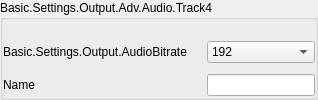
                                   <widget class="QGroupBox" name="groupBox_4">
                                    <property name="sizePolicy">
                                     <sizepolicy hsizetype="Preferred" vsizetype="Maximum">
                                      <horstretch>0</horstretch>
                                      <verstretch>0</verstretch>
                                     </sizepolicy>
                                    </property>
                                    <property name="title">
                                     <string>Basic.Settings.Output.Adv.Audio.Track4</string>
                                    </property>
                                    <property name="useFor" stdset="0">
                                     <string notr="true">GroupBoxLevel2</string>
                                    </property>
                                    <property name="uistep" stdset="0">
                                     <string notr="true">Track 4</string>
                                    </property>
                                    <layout class="QFormLayout" name="formLayout_13">
                                     <property name="fieldGrowthPolicy">
                                      <enum>QFormLayout::AllNonFixedFieldsGrow</enum>
                                     </property>
                                     <property name="labelAlignment">
                                      <set>Qt::AlignLeading|Qt::AlignLeft|Qt::AlignVCenter</set>
                                     </property>
                                     <property name="horizontalSpacing">
                                      <number>20</number>
                                     </property>
                                     <property name="verticalSpacing">
                                      <number>10</number>
                                     </property>
                                     <property name="leftMargin">
                                      <number>0</number>
                                     </property>
                                     <property name="topMargin">
                                      <number>20</number>
                                     </property>
                                     <property name="rightMargin">
                                      <number>0</number>
                                     </property>
                                     <property name="bottomMargin">
                                      <number>0</number>
                                     </property>
                                     <item row="0" column="0">
                                      <widget class="QLabel" name="label_53">
                                       <property name="sizePolicy">
                                        <sizepolicy hsizetype="Preferred" vsizetype="Expanding">
                                         <horstretch>0</horstretch>
                                         <verstretch>0</verstretch>
                                        </sizepolicy>
                                       </property>
                                       <property name="text">
                                        <string>Basic.Settings.Output.AudioBitrate</string>
                                       </property>
                                       <property name="alignment">
                                        <set>Qt::AlignLeading|Qt::AlignLeft|Qt::AlignVCenter</set>
                                       </property>
                                       <property name="wordWrap">
                                        <bool>true</bool>
                                       </property>
                                       <property name="buddy">
                                        <cstring>advOutTrack4Bitrate</cstring>
                                       </property>
                                       <property name="useFor" stdset="0">
                                        <string notr="true">FormLabelRole</string>
                                       </property>
                                      </widget>
                                     </item>
                                     <item row="0" column="1">
                                      <widget class="PLSComboBox" name="advOutTrack4Bitrate">
                                       <property name="currentIndex">
                                        <number>8</number>
                                       </property>
                                       <property name="uistep" stdset="0">
                                        <string notr="true">Audio Bitrate</string>
                                       </property>
                                       <item>
                                        <property name="text">
                                         <string>32</string>
                                        </property>
                                       </item>
                                       <item>
                                        <property name="text">
                                         <string>48</string>
                                        </property>
                                       </item>
                                       <item>
                                        <property name="text">
                                         <string>64</string>
                                        </property>
                                       </item>
                                       <item>
                                        <property name="text">
                                         <string>80</string>
                                        </property>
                                       </item>
                                       <item>
                                        <property name="text">
                                         <string>96</string>
                                        </property>
                                       </item>
                                       <item>
                                        <property name="text">
                                         <string>112</string>
                                        </property>
                                       </item>
                                       <item>
                                        <property name="text">
                                         <string>128</string>
                                        </property>
                                       </item>
                                       <item>
                                        <property name="text">
                                         <string>160</string>
                                        </property>
                                       </item>
                                       <item>
                                        <property name="text">
                                         <string>192</string>
                                        </property>
                                       </item>
                                       <item>
                                        <property name="text">
                                         <string>256</string>
                                        </property>
                                       </item>
                                       <item>
                                        <property name="text">
                                         <string>320</string>
                                        </property>
                                       </item>
                                      </widget>
                                     </item>
                                     <item row="1" column="0">
                                      <widget class="QLabel" name="label_54">
                                       <property name="sizePolicy">
                                        <sizepolicy hsizetype="Preferred" vsizetype="Expanding">
                                         <horstretch>0</horstretch>
                                         <verstretch>0</verstretch>
                                        </sizepolicy>
                                       </property>
                                       <property name="text">
                                        <string>Name</string>
                                       </property>
                                       <property name="alignment">
                                        <set>Qt::AlignLeading|Qt::AlignLeft|Qt::AlignVCenter</set>
                                       </property>
                                       <property name="wordWrap">
                                        <bool>true</bool>
                                       </property>
                                       <property name="buddy">
                                        <cstring>advOutTrack4Name</cstring>
                                       </property>
                                       <property name="useFor" stdset="0">
                                        <string notr="true">FormLabelRole</string>
                                       </property>
                                      </widget>
                                     </item>
                                     <item row="1" column="1">
                                      <widget class="QLineEdit" name="advOutTrack4Name"/>
                                     </item>
                                    </layout>
                                   </widget>
